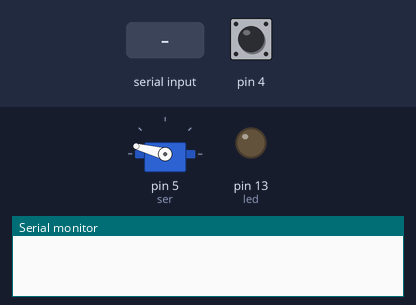
This sketch was run on a simulated Arduino Uno, built with avr-gcc and run on an emulated ATmega328P. Parts: servo, output pins drawn as LEDs (lit = HIGH), the last lines printed to the serial monitor. Inputs (shaded band) come from the test bench; at power-on: pin 4 HIGH.

Above: at 3.2 s.
3.3 s: "P" received over Serial
At 3.6 s:
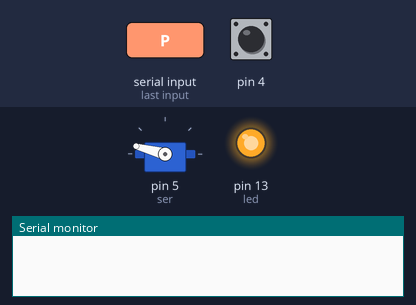
4.8 s: "K" received over Serial
At 5.9 s:
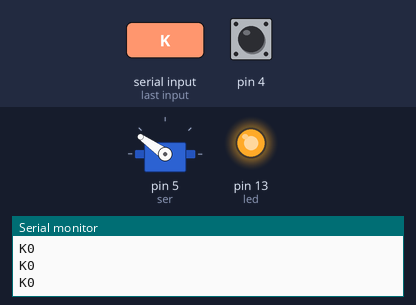
6.3 s: "O" received over Serial
At 7.3 s:
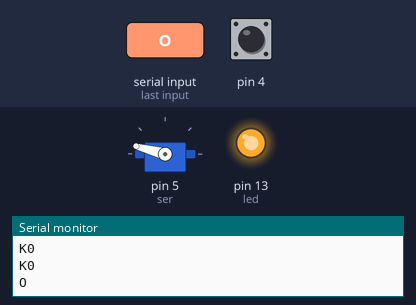
Timing chart, 0 to 9.3 s (numbered marks = the images above; inputs shaded):
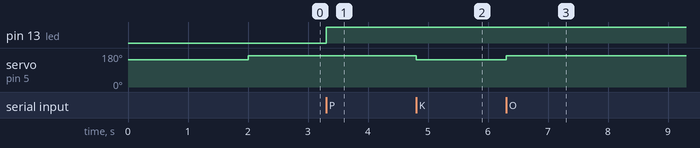

Measured:
- after the input at 3.3 s, pin 13 (led): LOW → HIGH at once
- after the input at 4.8 s, servo on pin 5 (ser): 165° → 145° at once
- after the input at 6.3 s, servo on pin 5 (ser): 145° → 165° at once

The sketch:

SmartKey.ino
```cpp
#include <SoftwareSerial.h>
#include <Servo.h>
SoftwareSerial myserial(2,3);
Servo ser;
String kode;
#define led 13
bool pinjam = 0;
bool kembalikan = 0;
void setup() {
  // put your setup code here, to run once:
  pinMode(4, INPUT_PULLUP);
  Serial.begin(9600);
  myserial.begin(9600);
  myserial.setTimeout(100);
  pinMode(led, OUTPUT);
  ser.attach(5);
  ser.write(145);
  delay(2000);
}

void loop() {
  ser.write(165);
  if (myserial.available() > 0 || Serial.available() > 0) {
    char data = Serial.read();
    if(!data) Serial.end();
    if(data == 'K') {
      digitalWrite(led, LOW);
      pinjam = false;
      kembalikan = true;
    } else if (data == 'P') {
      digitalWrite(led, HIGH);
      pinjam = true;
      kembalikan = false;
    }

    kode = myserial.readString();
    Serial.println(kode);

   }
   while(pinjam){
//    Serial.println("Pinjam");
//      int sensorKunci = digitalRead(4);
//      if(sensorKunci == LOW){
//        Serial.println("K1");
//      } else {
//        Serial.println("K0");
//      }

      if (Serial.available() > 0){
        char data = Serial.read();
        if(!data) Serial.end();
        Serial.println(data);
        if(data == 'O'){
          pinjam = false;
          Serial.println("Kembali ke index");
        }
        if(data == 'B'){
          pinjam = false;
          Serial.println("Buka kunci");
          ser.write(145);
          delay(5000);
          ser.write(170);
//          Serial.println("Tutup Kunci");
        }
        if(data == 'K'){
          pinjam = false;
          kembalikan = true;
          Serial.println("Pindah Ke Kembalikan");
        }
      }
    }
    while(kembalikan){
//      Serial.println("Kembalikan");
      ser.write(145);
      int sensorKunci = digitalRead(4);
      if(sensorKunci == LOW){
        Serial.println("K1");
      } else {
        Serial.println("K0");
      }
      if (Serial.available() > 0){
        char data = Serial.read();
        if(!data) Serial.end();
        Serial.println(data);
        if(data == 'O'){
          kembalikan = false;
//          Serial.println("Kembali ke index");
        }
        if(data == 'T'){
          ser.write(165);
          kembalikan = false;
          Serial.println("menutup");
        }
        if(data == 'P'){
          pinjam = true;
          kembalikan = false;
          Serial.println("Pindah Ke Pinjam");
        }
      }
    }
}
```
